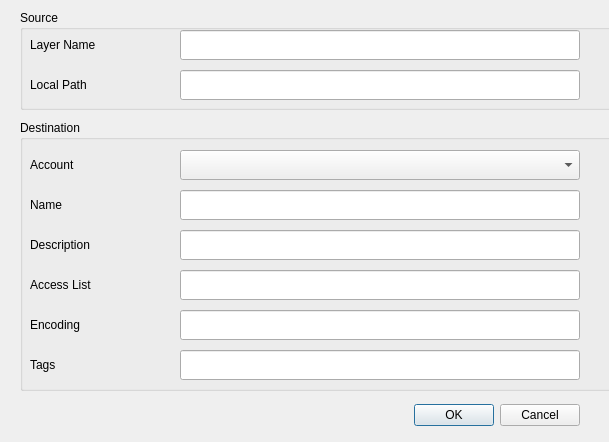
<?xml version="1.0" encoding="UTF-8"?>
<ui version="4.0">
 <class>Dialog</class>
 <widget class="QDialog" name="Dialog">
  <property name="geometry">
   <rect>
    <x>0</x>
    <y>0</y>
    <width>609</width>
    <height>442</height>
   </rect>
  </property>
  <property name="windowTitle">
   <string>Upload a dataset to Google Maps Engine</string>
  </property>
  <widget class="QDialogButtonBox" name="buttonBox">
   <property name="geometry">
    <rect>
     <x>280</x>
     <y>400</y>
     <width>300</width>
     <height>30</height>
    </rect>
   </property>
   <property name="orientation">
    <enum>Qt::Horizontal</enum>
   </property>
   <property name="standardButtons">
    <set>QDialogButtonBox::Cancel|QDialogButtonBox::Ok</set>
   </property>
  </widget>
  <widget class="QGroupBox" name="groupBox">
   <property name="geometry">
    <rect>
     <x>20</x>
     <y>120</y>
     <width>621</width>
     <height>271</height>
    </rect>
   </property>
   <property name="title">
    <string>Destination</string>
   </property>
   <widget class="QComboBox" name="comboBoxProjects">
    <property name="geometry">
     <rect>
      <x>160</x>
      <y>30</y>
      <width>400</width>
      <height>30</height>
     </rect>
    </property>
   </widget>
   <widget class="QLabel" name="labelAccount">
    <property name="geometry">
     <rect>
      <x>10</x>
      <y>30</y>
      <width>100</width>
      <height>30</height>
     </rect>
    </property>
    <property name="text">
     <string>Account</string>
    </property>
    <property name="alignment">
     <set>Qt::AlignLeading|Qt::AlignLeft|Qt::AlignVCenter</set>
    </property>
   </widget>
   <widget class="QLabel" name="label_3">
    <property name="geometry">
     <rect>
      <x>10</x>
      <y>70</y>
      <width>100</width>
      <height>30</height>
     </rect>
    </property>
    <property name="text">
     <string>Name</string>
    </property>
   </widget>
   <widget class="QLineEdit" name="lineEditDestinationName">
    <property name="geometry">
     <rect>
      <x>160</x>
      <y>70</y>
      <width>400</width>
      <height>30</height>
     </rect>
    </property>
   </widget>
   <widget class="QLabel" name="labelAcl">
    <property name="geometry">
     <rect>
      <x>10</x>
      <y>150</y>
      <width>100</width>
      <height>30</height>
     </rect>
    </property>
    <property name="text">
     <string>Access List</string>
    </property>
   </widget>
   <widget class="QLineEdit" name="lineEditAcl">
    <property name="geometry">
     <rect>
      <x>160</x>
      <y>150</y>
      <width>400</width>
      <height>30</height>
     </rect>
    </property>
   </widget>
   <widget class="QLabel" name="labelEncoding">
    <property name="geometry">
     <rect>
      <x>10</x>
      <y>190</y>
      <width>100</width>
      <height>30</height>
     </rect>
    </property>
    <property name="text">
     <string>Encoding</string>
    </property>
   </widget>
   <widget class="QLineEdit" name="lineEditEncoding">
    <property name="geometry">
     <rect>
      <x>160</x>
      <y>190</y>
      <width>400</width>
      <height>30</height>
     </rect>
    </property>
   </widget>
   <widget class="QLabel" name="labelTags">
    <property name="geometry">
     <rect>
      <x>10</x>
      <y>230</y>
      <width>100</width>
      <height>30</height>
     </rect>
    </property>
    <property name="text">
     <string>Tags</string>
    </property>
   </widget>
   <widget class="QLineEdit" name="lineEditTags">
    <property name="geometry">
     <rect>
      <x>160</x>
      <y>230</y>
      <width>400</width>
      <height>30</height>
     </rect>
    </property>
   </widget>
   <widget class="QLabel" name="label_4">
    <property name="geometry">
     <rect>
      <x>10</x>
      <y>110</y>
      <width>100</width>
      <height>30</height>
     </rect>
    </property>
    <property name="text">
     <string>Description</string>
    </property>
   </widget>
   <widget class="QLineEdit" name="lineEditDescription">
    <property name="geometry">
     <rect>
      <x>160</x>
      <y>110</y>
      <width>400</width>
      <height>30</height>
     </rect>
    </property>
   </widget>
  </widget>
  <widget class="QGroupBox" name="groupBox_2">
   <property name="geometry">
    <rect>
     <x>20</x>
     <y>10</y>
     <width>600</width>
     <height>100</height>
    </rect>
   </property>
   <property name="title">
    <string>Source</string>
   </property>
   <widget class="QLabel" name="label">
    <property name="geometry">
     <rect>
      <x>10</x>
      <y>20</y>
      <width>100</width>
      <height>30</height>
     </rect>
    </property>
    <property name="text">
     <string>Layer Name</string>
    </property>
   </widget>
   <widget class="QLabel" name="label_2">
    <property name="geometry">
     <rect>
      <x>10</x>
      <y>60</y>
      <width>100</width>
      <height>30</height>
     </rect>
    </property>
    <property name="text">
     <string>Local Path</string>
    </property>
   </widget>
   <widget class="QLineEdit" name="lineEditLocalPath">
    <property name="geometry">
     <rect>
      <x>160</x>
      <y>60</y>
      <width>400</width>
      <height>30</height>
     </rect>
    </property>
   </widget>
   <widget class="QLineEdit" name="lineEditLayerName">
    <property name="geometry">
     <rect>
      <x>160</x>
      <y>20</y>
      <width>400</width>
      <height>30</height>
     </rect>
    </property>
   </widget>
  </widget>
 </widget>
 <resources/>
 <connections>
  <connection>
   <sender>buttonBox</sender>
   <signal>accepted()</signal>
   <receiver>Dialog</receiver>
   <slot>accept()</slot>
   <hints>
    <hint type="sourcelabel">
     <x>248</x>
     <y>254</y>
    </hint>
    <hint type="destinationlabel">
     <x>157</x>
     <y>274</y>
    </hint>
   </hints>
  </connection>
  <connection>
   <sender>buttonBox</sender>
   <signal>rejected()</signal>
   <receiver>Dialog</receiver>
   <slot>reject()</slot>
   <hints>
    <hint type="sourcelabel">
     <x>316</x>
     <y>260</y>
    </hint>
    <hint type="destinationlabel">
     <x>286</x>
     <y>274</y>
    </hint>
   </hints>
  </connection>
 </connections>
</ui>
